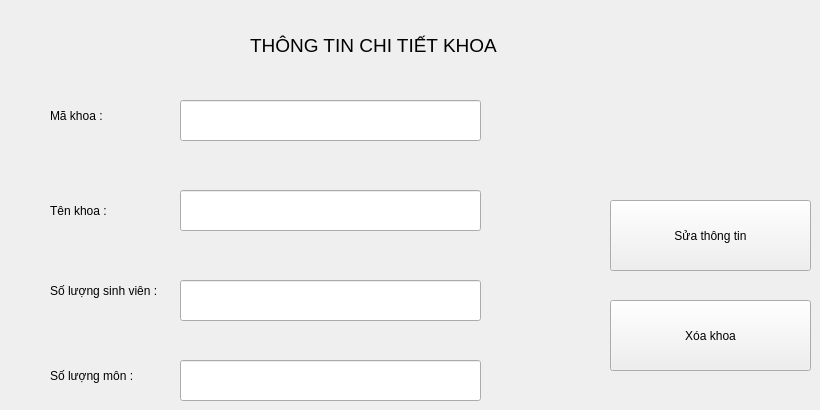
      <widget class="QWidget" name="thongtinkhoapage">
       <widget class="QLabel" name="label_55">
        <property name="geometry">
         <rect>
          <x>250</x>
          <y>10</y>
          <width>321</width>
          <height>71</height>
         </rect>
        </property>
        <property name="font">
         <font>
          <pointsize>14</pointsize>
         </font>
        </property>
        <property name="text">
         <string>THÔNG TIN CHI TIẾT KHOA</string>
        </property>
       </widget>
       <widget class="QLabel" name="label_56">
        <property name="geometry">
         <rect>
          <x>50</x>
          <y>90</y>
          <width>61</width>
          <height>51</height>
         </rect>
        </property>
        <property name="text">
         <string>Mã khoa : </string>
        </property>
       </widget>
       <widget class="QLabel" name="label_57">
        <property name="geometry">
         <rect>
          <x>50</x>
          <y>180</y>
          <width>71</width>
          <height>61</height>
         </rect>
        </property>
        <property name="text">
         <string>Tên khoa :</string>
        </property>
       </widget>
       <widget class="QLabel" name="label_58">
        <property name="geometry">
         <rect>
          <x>50</x>
          <y>260</y>
          <width>121</width>
          <height>61</height>
         </rect>
        </property>
        <property name="text">
         <string>Số lượng sinh viên :</string>
        </property>
       </widget>
       <widget class="QLabel" name="label_59">
        <property name="geometry">
         <rect>
          <x>50</x>
          <y>350</y>
          <width>121</width>
          <height>51</height>
         </rect>
        </property>
        <property name="text">
         <string>Số lượng môn :</string>
        </property>
       </widget>
       <widget class="QLineEdit" name="lineEdit_2">
        <property name="geometry">
         <rect>
          <x>180</x>
          <y>100</y>
          <width>301</width>
          <height>41</height>
         </rect>
        </property>
        <property name="readOnly">
         <bool>true</bool>
        </property>
       </widget>
       <widget class="QLineEdit" name="lineEdit_3">
        <property name="geometry">
         <rect>
          <x>180</x>
          <y>190</y>
          <width>301</width>
          <height>41</height>
         </rect>
        </property>
       </widget>
       <widget class="QLineEdit" name="lineEdit_4">
        <property name="geometry">
         <rect>
          <x>180</x>
          <y>360</y>
          <width>301</width>
          <height>41</height>
         </rect>
        </property>
       </widget>
       <widget class="QLineEdit" name="lineEdit_5">
        <property name="geometry">
         <rect>
          <x>180</x>
          <y>280</y>
          <width>301</width>
          <height>41</height>
         </rect>
        </property>
       </widget>
       <widget class="QPushButton" name="pushButton_5">
        <property name="geometry">
         <rect>
          <x>610</x>
          <y>200</y>
          <width>201</width>
          <height>71</height>
         </rect>
        </property>
        <property name="text">
         <string>Sửa thông tin</string>
        </property>
       </widget>
       <widget class="QPushButton" name="pushButton_21">
        <property name="geometry">
         <rect>
          <x>610</x>
          <y>300</y>
          <width>201</width>
          <height>71</height>
         </rect>
        </property>
        <property name="text">
         <string>Xóa khoa</string>
        </property>
       </widget>
      </widget>
